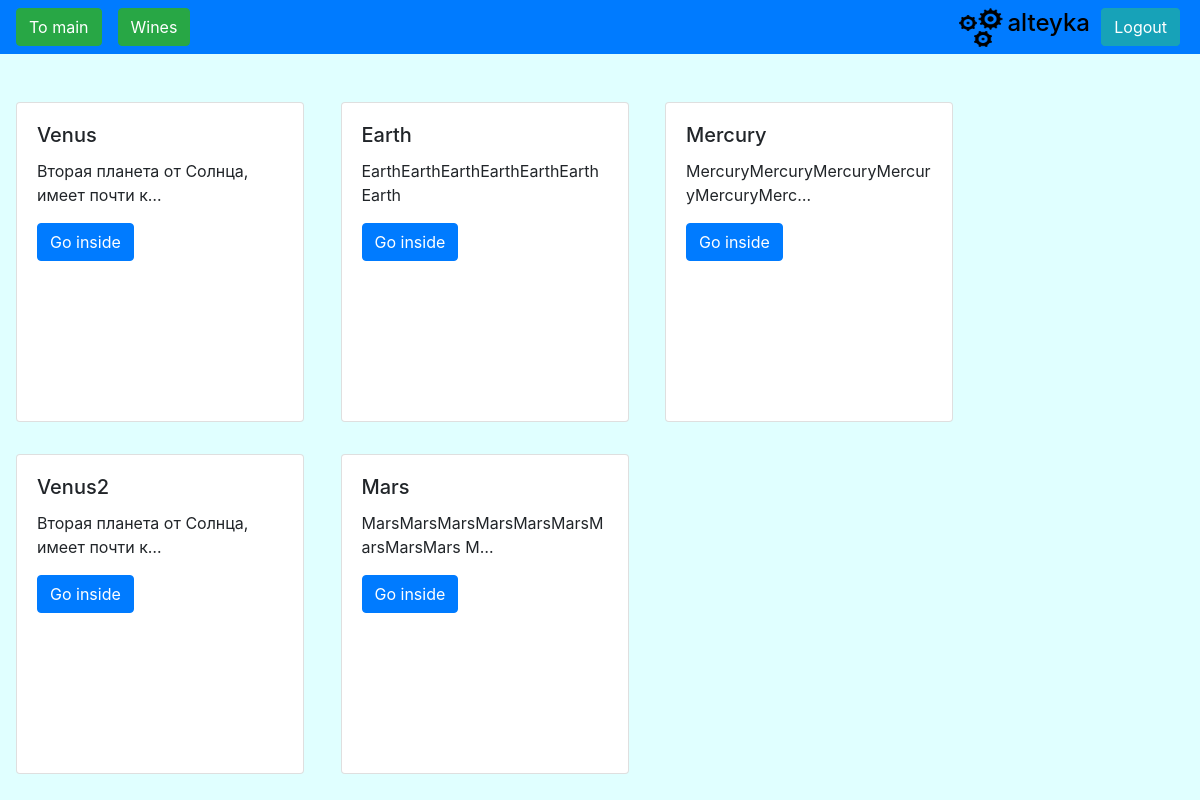
Page /flyfe/cards_list/ (signed in) on the earlier database version.
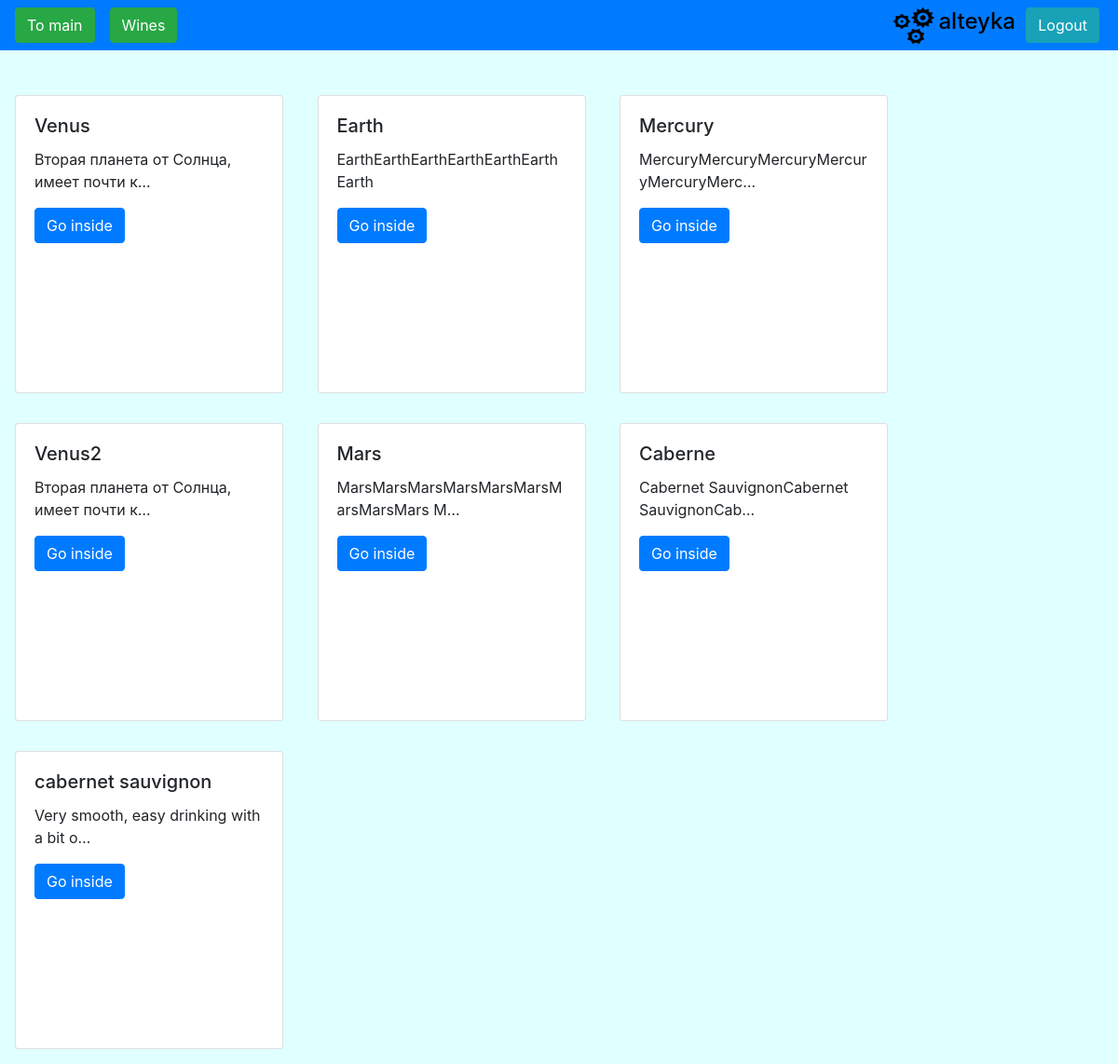
Same page on the later database version.
### flyfe/models.py (models this page shows, shortened)
class Card(models.Model):
    title = models.CharField(max_length=150, db_index=True)
    slug = models.SlugField(max_length=150, blank=True, unique=True)
    body = models.TextField(blank=True, db_index=True)
    date_add = models.DateTimeField(auto_now_add=True)
    grape = models.CharField(max_length=200, blank=True)
    place = models.CharField(max_length=200, blank=True)
    type = models.CharField(max_length=200, blank=True)
    year = models.DateField(blank=True, default=datetime.date.today)
    def get_absolute_url(self):
        return reverse('card_detail_url', kwargs={'slug': self.slug})

### flyfe/views.py (the view)
# urls.py: path('cards_list/', cards_list, name='cards_list_url'),
def cards_list(request):
    cards = Card.objects.all()
    return render(request, 'flyfe/cards_list.html', context={'cards': cards})

### flyfe/templates/flyfe/cards_list.html (shortened to what this page needs)
{% extends 'flyfe/base_flyfe.html' %}
{% block content%}
   {% for card in cards %}
        <div class="wine-card card">
            <div class="card-body">
                <h5 class="card-title">{{ card.title }}</h5>
                <p class="card-text">{{ card.body|truncatechars:40 }}</p>
                <a href="{{ card.get_absolute_url }}" class="btn btn-primary">Go inside</a>
            </div>
        </div>
    {% endfor %}
{% endblock %}

### flyfe/templates/flyfe/base_flyfe.html (shortened to what this page needs)
{% extends 'base.html' %}
{% block admin-panel %}
    <div class="dropdown">
        <a class="" href="#" role="button" id="dropdownMenuLink" data-toggle="dropdown"
            aria-haspopup="true" aria-expanded="false">
            <img id="ap-image" src="/static/images/ap-image-gear.png" class="mr-3">
        </a>
    </div>
{% endblock %}

### templates/base.html (shortened to what this page needs)
{% load static %}
<!DOCTYPE html>
<html lang="en">
<head>
    <link rel="stylesheet" href="https://maxcdn.bootstrapcdn.com/bootstrap/4.0.0/css/bootstrap.min.css"
>
    <link rel="stylesheet" href="{% static 'css/styles.css'%}">
    <link rel="stylesheet" href="{% static 'css/actions.css'%}">
</head>
<body>
    <div class="my-bar">
        <nav class="navbar navbar-dark bg-primary" >
            <form class="form-inline">
                {% if request.user.is_authenticated and request.user.is_staff %}
                    {% block admin-panel%}
                    {% endblock %}
                    <a class="btn btn-info" style="position: absolute; right: 20px" href="{% url 'logout_view_url' %}" role="button">Logout</a>
                {% endif %}
                {% if request.user.is_authenticated %}
                    <a class="btn btn-success mr-3" href="{% url 'start_page_url' %}" role="button">To main</a>
                    <a class="btn btn-success mr-3" href="{% url 'cards_list_url' %}" role="button">Wines</a>
                    <a class="btn btn-info" style="position: absolute; right: 20px" href="{% url 'logout_view_url' %}" role="button">Logout</a>
                    <h4 style="color: black; position: absolute; right: 110px">{{ user.username }}</h4>
                {% endif %}
            </form>
        </nav>
    </div>
    {% block content %}{% endblock %}
</body>
</html>

### static/css/styles.css (style rules this page uses)
body { margin: 0; background: LIGHTCYAN; }
.wine-card { flex-direction: row; display: inline-block; width: 18rem; min-height: 20rem; margin: 1rem 1rem 1rem 1rem; }
.my-bar { padding-bottom: 2rem; }

### static/css/actions.css (style rules this page uses)
.dropdown { position: absolute; right: 180px; }
#ap-image { width: 45px; height: 40px; }

Differences in the rows shown:
added Card: title "Caberne", body "Cabernet SauvignonCabernet SauvignonCab…"
added Card: title "cabernet sauvignon", body "Very smooth, easy drinking with a bit o…"
